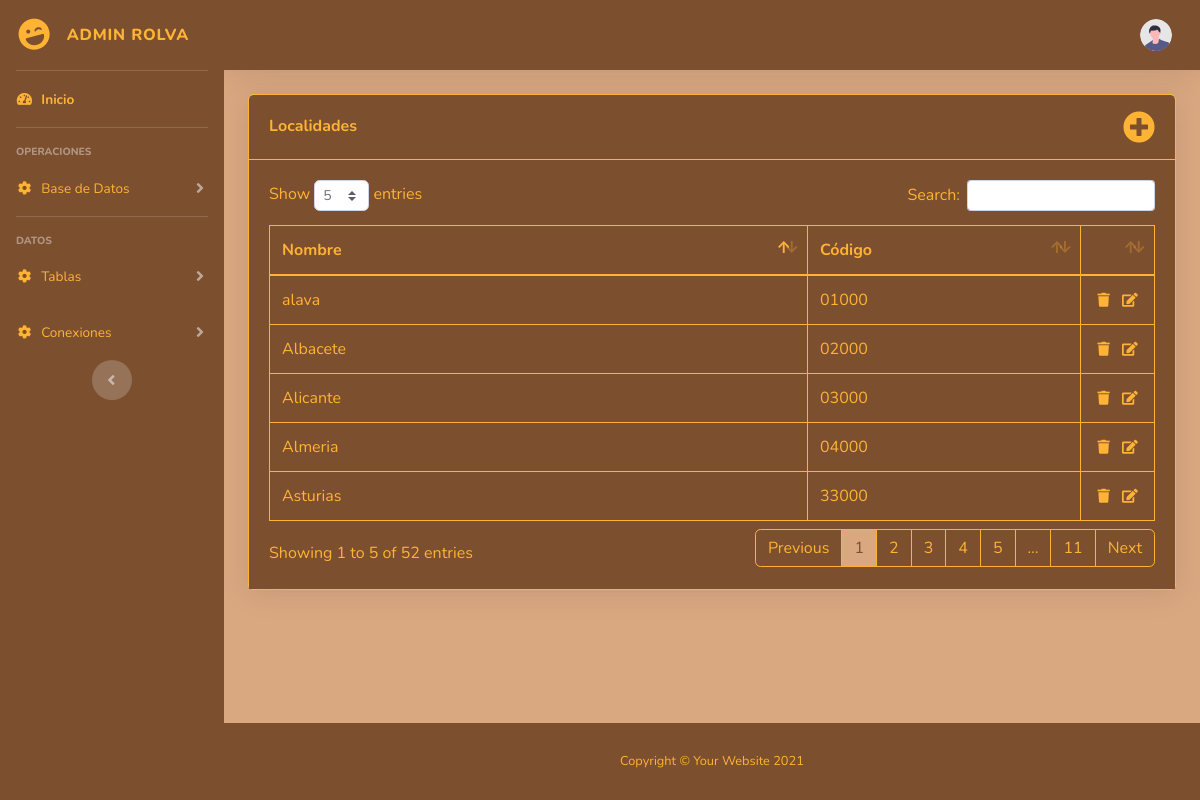
The page /admin/localidades.php on the database as committed earlier.
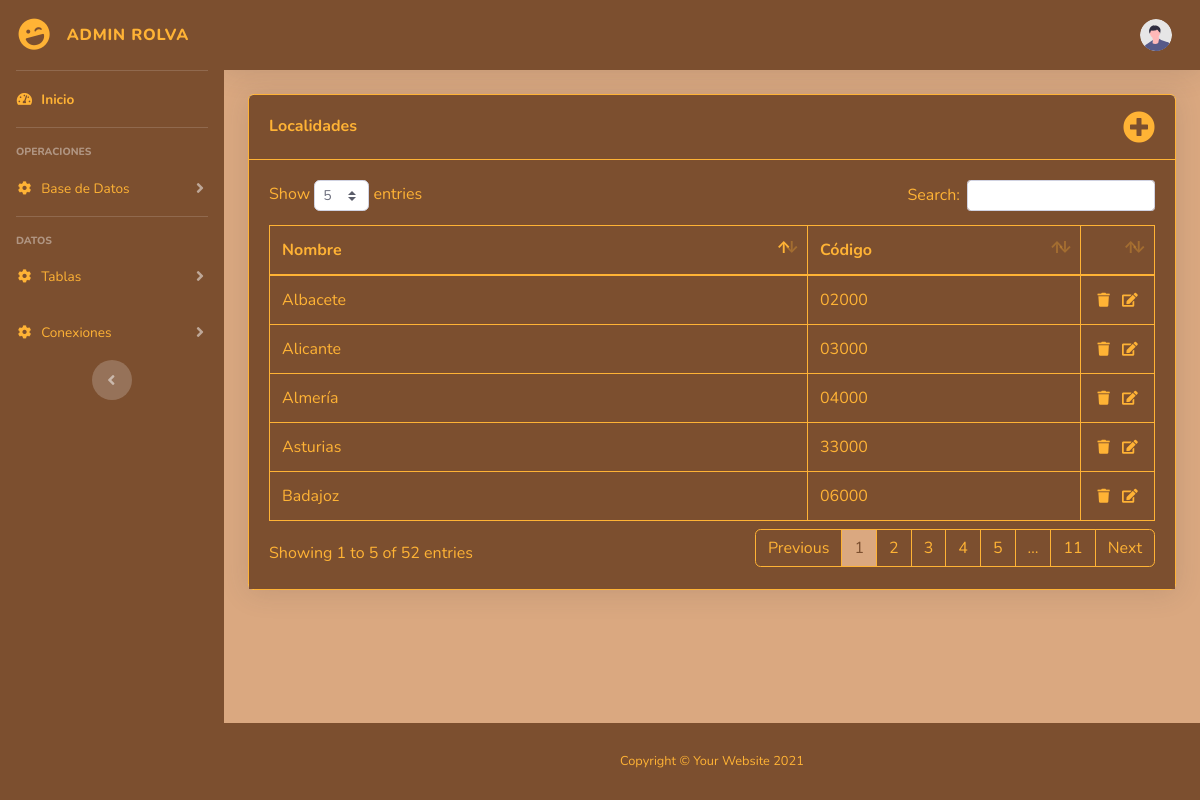
The same page on the database as committed later.
### tables this page shows
CREATE TABLE Localidad (
    IdLocalidad INT AUTO_INCREMENT PRIMARY KEY,
    Nombre VARCHAR(100),
    CodigoPostal VARCHAR(20)
);

### models/db_model.php (called while the page is built, shortened)
<?php
class DataBase{
    public static function connect(){
        try {
            $connect = new PDO("mysql:host=localhost;dbname=rolvaHotels", "root", "");
        } catch (\Throwable $th) {
            $connect = new PDO("mysql:host=localhost", "root", "");
        }
        $connect->setAttribute(PDO::ATTR_ERRMODE, PDO::ERRMODE_EXCEPTION);
        return $connect;
    }
}
?>

### models/localidad_model.php (called while the page is built, shortened)
<?php
class Localidad {
    public static function selectAllLocalidades(){
        try {
            $stmt = DataBase::connect()->prepare("SELECT * FROM Localidad");
            $stmt->execute();
            $localidades = $stmt->fetchAll(PDO::FETCH_ASSOC);
            return $localidades;
        } catch (PDOException $e) {
            return false;
        }
    }
}
?>

### controllers/localidad_controller.php (called while the page is built, shortened)
<?php
    require_once('models/db_model.php');
    require_once('models/localidad_model.php');
    function selectAllLocalidades(){
        $localidades = Localidad::selectAllLocalidades();
        return $localidades;
    }
?>

### admin/localidades.php (the view, shortened to what this page needs)
<?php
    require_once('controllers/localidad_controller.php');
    $localidades = selectAllLocalidades();
?>
<!DOCTYPE html>
<html lang="en">
<head>
    <link href="vendor/fontawesome-free/css/all.min.css" rel="stylesheet" type="text/css">
    <link href="css/sb-admin-2.min.css" rel="stylesheet">
    <link href="vendor/datatables/dataTables.bootstrap4.min.css" rel="stylesheet">
</head>
<body id="page-top">
    <div id="wrapper">
        <?php include("layout/cabeceraAdmin.php"); ?>
        <div id="content-wrapper" class="d-flex flex-column">
            <div id="content">
                <nav id="navbar" class="navbar navbar-expand navbar-light topbar mb-4 static-top shadow">
                    <ul class="navbar-nav ml-auto">
                        <li class="nav-item dropdown no-arrow">
                            <a class="nav-link dropdown-toggle" href="#" id="userDropdown" role="button"
                                data-toggle="dropdown" aria-haspopup="true" aria-expanded="false">
                                <img class="img-profile rounded-circle"
                                    src="img/undraw_profile.svg">
                            </a>
                        </li>
                    </ul>
                </nav>
                <div class="container-fluid">
                    <div class="card shadow mb-4" id="contenido">
                        <div class="card-header py-3 d-flex justify-content-between align-items-center">
                            <h6 class="m-0 font-weight-bold text-primary">Localidades</h6>
                            <i class="fas fa-plus-circle fa-2x text-success" data-toggle="modal" style="cursor: pointer" data-target="#insertar"></i>
                        </div>
                        <div class="card-body">
                            <div class="table-responsive">
                                <table class="table table-bordered" id="miTabla" width="100%" cellspacing="0">
                                    <thead>
                                        <tr>
                                            <th>Nombre</th>
                                            <th>Código</th>
                                            <th></th>
                                        </tr>
                                    </thead>
                                    <tbody>
                                        <?php foreach($localidades as $localidad): ?>
                                        <tr>
                                            <td><?= $localidad['Nombre'] ?></td>
                                            <td><?= $localidad['CodigoPostal'] ?></td>
                                            <td class="col-1 text-center align-middle">
                                                <i class="fas fa-trash fa-sm mr-2" data-toggle="modal" style="cursor: pointer" data-target="#eliminar<?= $localidad['IdLocalidad'] ?>"></i>
                                                <i class="fas fa-edit fa-sm" data-toggle="modal" style="cursor: pointer" data-target="#actualizar<?= $localidad['IdLocalidad'] ?>"></i>
                                            </td>
                                        </tr>
                                        <?php endforeach; ?>
                                    </tbody>
                                </table>
                            </div>
                        </div>
                    </div>
                </div>
            </div>
            <footer class="sticky-footer">
                <div class="container my-auto">
                    <div class="copyright text-center my-auto">
                        <span>Copyright &copy; Your Website 2021</span>
                    </div>
                </div>
            </footer>
        </div>
    </div>
</body>
</html>

### layout/cabeceraAdmin.php (shortened to what this page needs)
<ul class="navbar-nav sidebar sidebar-dark accordion" id="accordionSidebar">
        <a class="sidebar-brand d-flex align-items-center justify-content-center" href="/Proyecto/admin">
            <div class="sidebar-brand-icon rotate-n-15">
                <i class="fas fa-laugh-wink"></i>
            </div>
            <div class="sidebar-brand-text mx-3">Admin Rolva</div>
        </a>
        <hr class="sidebar-divider my-0">
        <li class="nav-item active">
            <a class="nav-link" href="/Proyecto/admin">
                <i class="fas fa-fw fa-tachometer-alt"></i>
                <span>Inicio</span></a>
        </li>
        <hr class="sidebar-divider">
        <div class="sidebar-heading">
            Operaciones
        </div>
        <li class="nav-item">
            <a class="nav-link collapsed" href="#" data-toggle="collapse" data-target="#collapseTwo"
                aria-expanded="true" aria-controls="collapseTwo">
                <i class="fas fa-fw fa-cog"></i>
                <span>Base de Datos</span>
            </a>
        </li>
        <hr class="sidebar-divider">
        <div class="sidebar-heading">
            Datos
        </div>
        <li class="nav-item">
            <a class="nav-link collapsed" href="#" data-toggle="collapse" data-target="#collapseUtilities"
                aria-expanded="true" aria-controls="collapseTwo">
                <i class="fas fa-fw fa-cog"></i>
                <span>Tablas</span>
            </a>
        </li>
        <li class="nav-item">
            <a class="nav-link collapsed" href="#" data-toggle="collapse" data-target="#collapseUtilities1"
                aria-expanded="true" aria-controls="collapseTwo">
                <i class="fas fa-fw fa-cog"></i>
                <span>Conexiones</span>
            </a>
        </li>
        <div class="text-center d-none d-md-inline">
            <button class="rounded-circle border-0" id="sidebarToggle"></button>
        </div>
    </ul>

Rows that differ between the two databases and show on the page:
no longer on this page (row edited): localidad: Nombre "alava", CodigoPostal "01000"
changed localidad: Nombre "Almeria" → "Almería"
now on this page (row unchanged): localidad: Nombre "Badajoz", CodigoPostal "06000"
